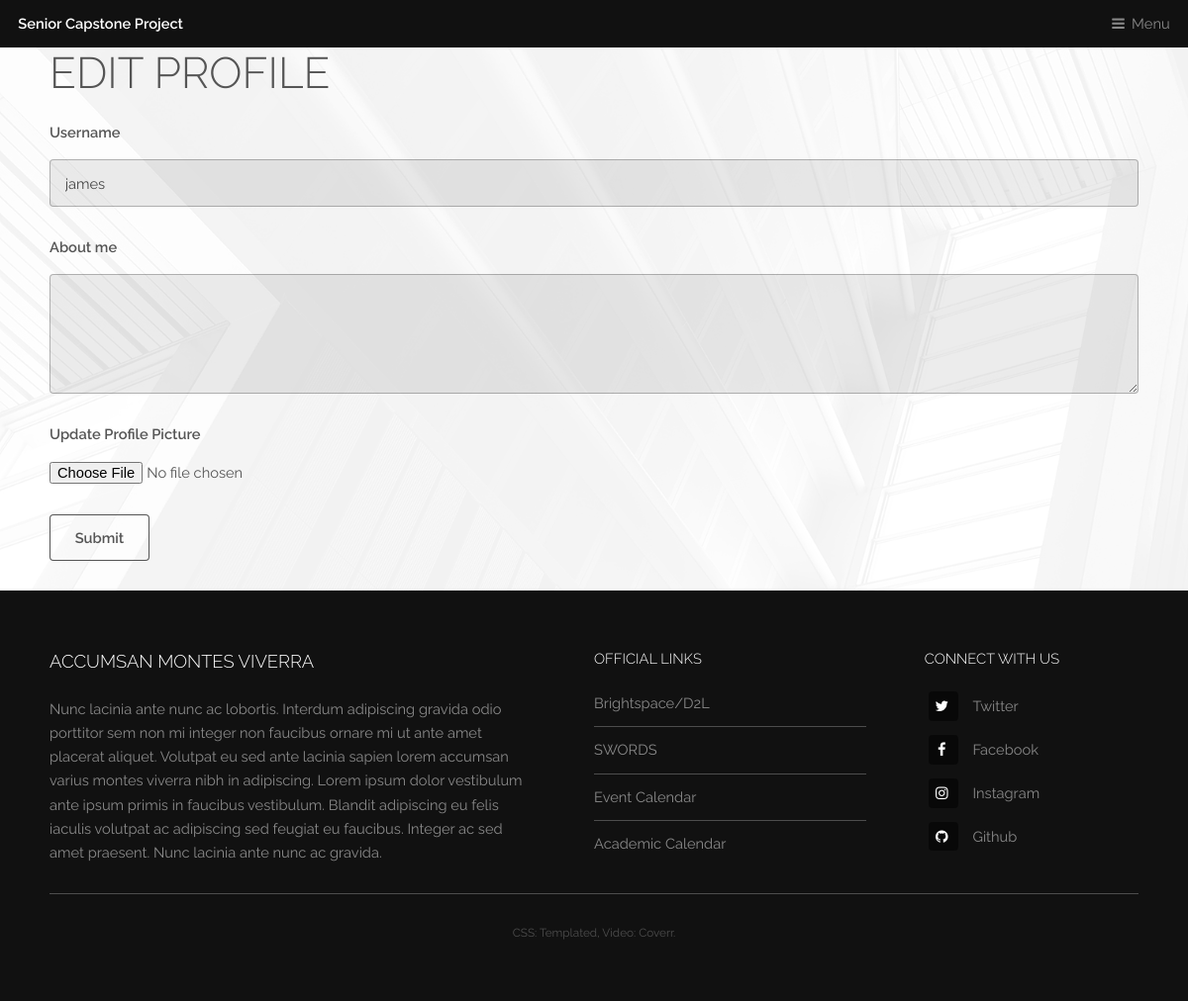
The app's page /user/edit_profile (signed in), older data.
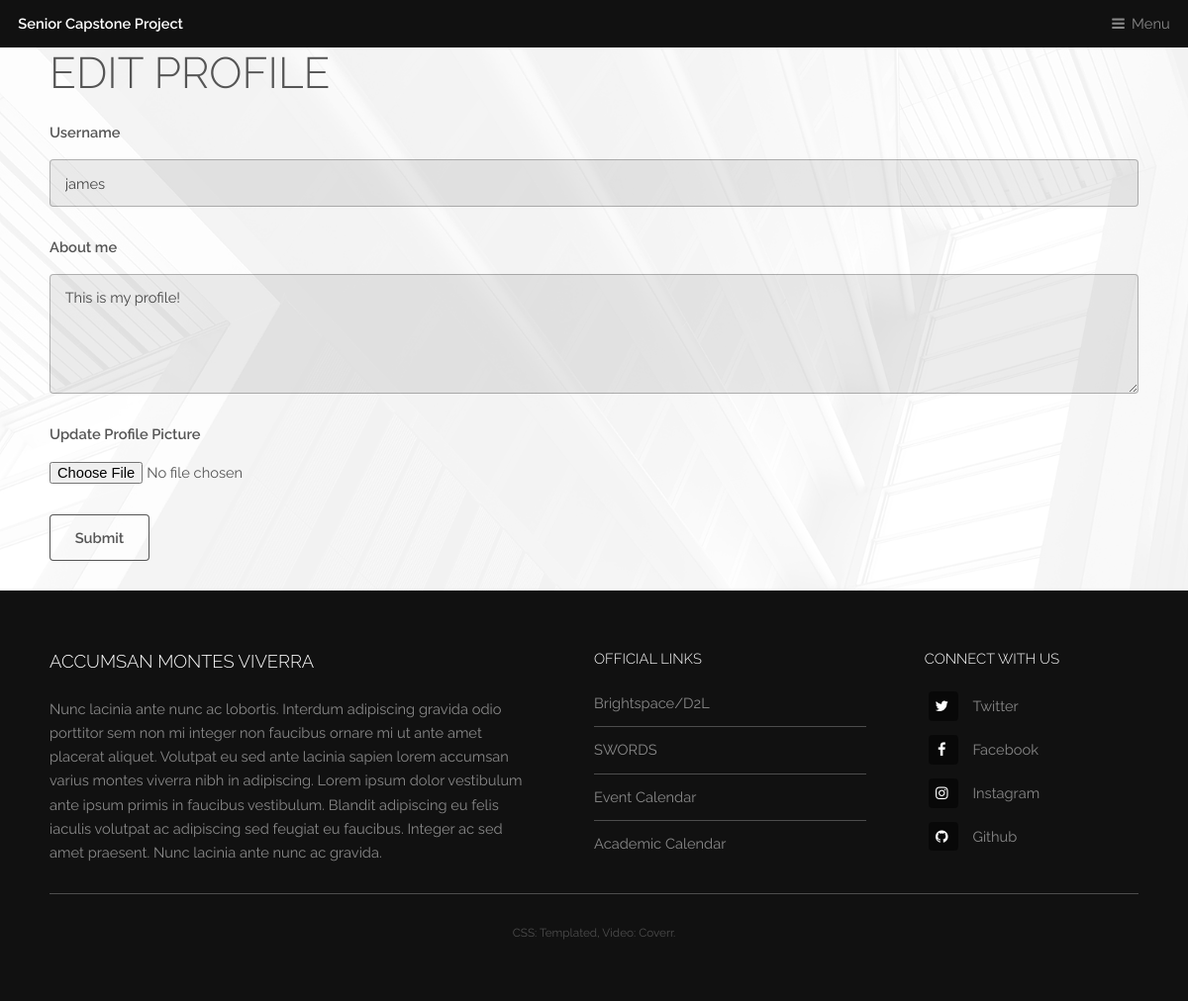
The same page, newer data.
### app/models.py (models this page shows, shortened)
class User(db.Model, UserMixin):
    id = db.Column(db.Integer, primary_key=True)
    username = db.Column(db.String(20), unique=True, nullable=False)
    stu_id = db.Column(db.String(9), unique=True, nullable=False)
    email = db.Column(db.String(60), unique=True, nullable=False)
    image_file = db.Column(db.String(20), nullable=False, default='default.jpg')
    about_me = db.Column(db.String(250))
    last_seen = db.Column(db.DateTime, default=datetime.today())
    password = db.Column(db.String(30), nullable=False)
    posts = db.relationship('Post', backref='author', lazy=True)
    roles = db.relationship('Role', secondary='user_roles',
                            backref=db.backref('users', lazy='dynamic'))
    def has_role(self, name):
        for role in self.roles:
            if role.name == name:
                return True
            return False

### app/routes.py (the view)
@login_required
def edit_profile():
    form = EditProfileForm()
    if form.validate_on_submit():
        if form.picture.data:
            picture_file = save_picture(form.picture.data)
            current_user.image_file = picture_file
        current_user.username = form.username.data
        current_user.about_me = form.about_me.data
        db.session.commit()
        flash('Your changes have been saved.', 'success')
        return redirect(url_for('account', stu_id=current_user.stu_id))
    elif request.method == 'GET':
        form.username.data = current_user.username
        form.about_me.data = current_user.about_me
    return render_template('edit_profile.html', title='Edit Profile', form=form)

### app/forms.py (shortened to what this page needs)
class EditProfileForm(FlaskForm):
    username = StringField('Username', validators=[DataRequired()])
    about_me = TextAreaField('About me', validators=[Length(min=0, max=350)])
    picture = FileField('Update Profile Picture', validators=[FileAllowed(['jpg', 'png'])])
    submit = SubmitField('Submit')

### app/routes.py (called while the page is built)
@app.before_request
def before_request():
    if current_user.is_authenticated:
        current_user.last_seen = datetime.utcnow()
        db.session.commit()

### app/templates/edit_profile.html (shortened to what this page needs)
{% extends "template.html" %}
{% block content %}
    <div class="inner">
        <div class="content">
            <h1>Edit Profile</h1>
            <form action="" method="post" enctype="multipart/form-data">
                <p>
                    {{ form.username.label }}
                    {{ form.username(size=32) }}
                </p>
                <p>
                    {{ form.about_me.label }}
                    {{ form.about_me(cols=50, rows=4, maxcols=50) }}
                </p>
                <p>
                    {{ form.picture.label() }}
                    {{ form.picture(class="form-control-file") }}
                </p>
                <p>{{ form.submit() }}</p>
            </form>
        </div>
    </div>
{% endblock %}

Row changes from the older to the newer data that the page shows:
changed User "james": about_me (not shown) → "This is my profile!"
